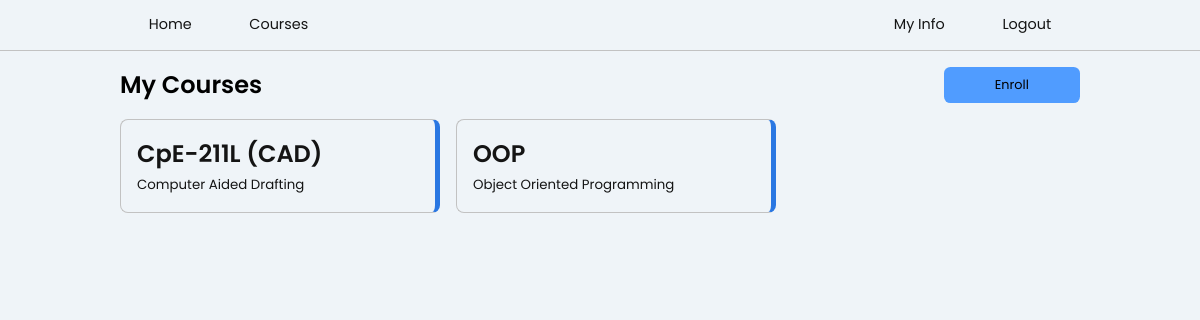
The app's page /course/ (signed in) with its own data.
### courses/models.py (models this page shows, shortened)
class Course(models.Model):
    title = models.CharField(max_length=50, default="")
    description = models.TextField(max_length=200, default="")
    creator = models.ForeignKey(
        User, on_delete=models.CASCADE, blank=True, related_name='course_creator')
    key = models.CharField(max_length=100, default="", unique=True)
    lessons = models.ManyToManyField(Lesson)
    students = models.ManyToManyField(User, related_name='course_students')
    class Meta:
        db_table = "courses"

### courses/views.py (the view, shortened to what this page needs)
# urls.py: path('course/', courses, name="coursepage"),
def courses(request):
    user = User.objects.get(id=request.user.id)
    if not request.user.is_authenticated:
        return redirect('loginpage')
    if user.is_student:
        return render(request, "courses/student-courses.html", {
            'courses': user.courses.values(),
        })

### accounts/models.py (called while the page is built)
    @property
    def is_student(self):
        return self.student

    @property
    def is_admin(self):
        return self.admin

    @property
    def is_active(self):
        return self.active

### templates/courses/student-courses.html (shortened to what this page needs)
{% load static %}
<!DOCTYPE html>
<html lang="en">
  <head>
    <link rel="stylesheet" type="text/css" href="{% static 'css/main.css' %}">
  </head>
  <body>
    {% include 'navbar.html' %}
    <div class="container">
      <div class="flex justify-between" style="margin: 1em 0">
        <h2>My Courses</h2>
        <a href="/course/enroll/">
          <button>
            Enroll
          </button>
        </a>
      </div>
      <div class="flex wrap courses-container">
        {% for course in courses %}
          <a href="{% url 'detailed' course.id %}">
            <div class="course-card">
              <h2>{{ course.title }}</h2>
              <small>{{ course.description }}</small>
            </div>
          </a>
        {% endfor %}
      </div>
    </div>
  </body>
</html>

### static_my_project/css/main.css (style rules this page uses)
* { margin: 0; padding: 0; box-sizing: border-box; }
:root { --primary-color: rgb(80, 156, 255); --primary-accent-color: rgb(42, 119, 226); --delete-color: rgb(189, 19, 19); --delete-accent-color: rgb(142, 14, 14); --form-control-border: rgb(194, 194, 194); --form-control-border-accent: rgb(106, 106, 106); --box-shadow: rgb(212, 212, 212); --black: rgb(20, 20, 20); --table-alternate-row: rgba(217, 217, 217, 0.708); }
html, body { margin: 0px; background-color: #eff4f8; font-family: 'Poppins'; }
h1,h2,h3,h4.h5,h6 { font-weight: 600; }
a { text-decoration: none; color: var(--black); }
button { padding: 0.7em 4em; font-family: 'Poppins'; font-size: 0.8em; background-color: var(--primary-color); border: none; border-radius: 0.5em; cursor: pointer; transition: 0.2s cubic-bezier(0.075, 0.82, 0.165, 1); }
.flex { display: flex; }
.wrap { flex-wrap: wrap; }
.justify-between { justify-content: space-between; }
.container { width: min(80%, 75em); margin: 0 auto; }
.course-card { padding: 1em; border: 0.7px solid var(--form-control-border); width: 20em; border-radius: 0.5em; transition: 0.2s cubic-bezier(0.165, 0.84, 0.44, 1); border-right: 5px solid var(--primary-accent-color); }
.courses-container > * + * { margin-left: 1em; }

### records on screen
Course: title "CpE-211L (CAD)", description "Computer Aided Drafting"
Course: title "OOP", description "Object Oriented Programming"
